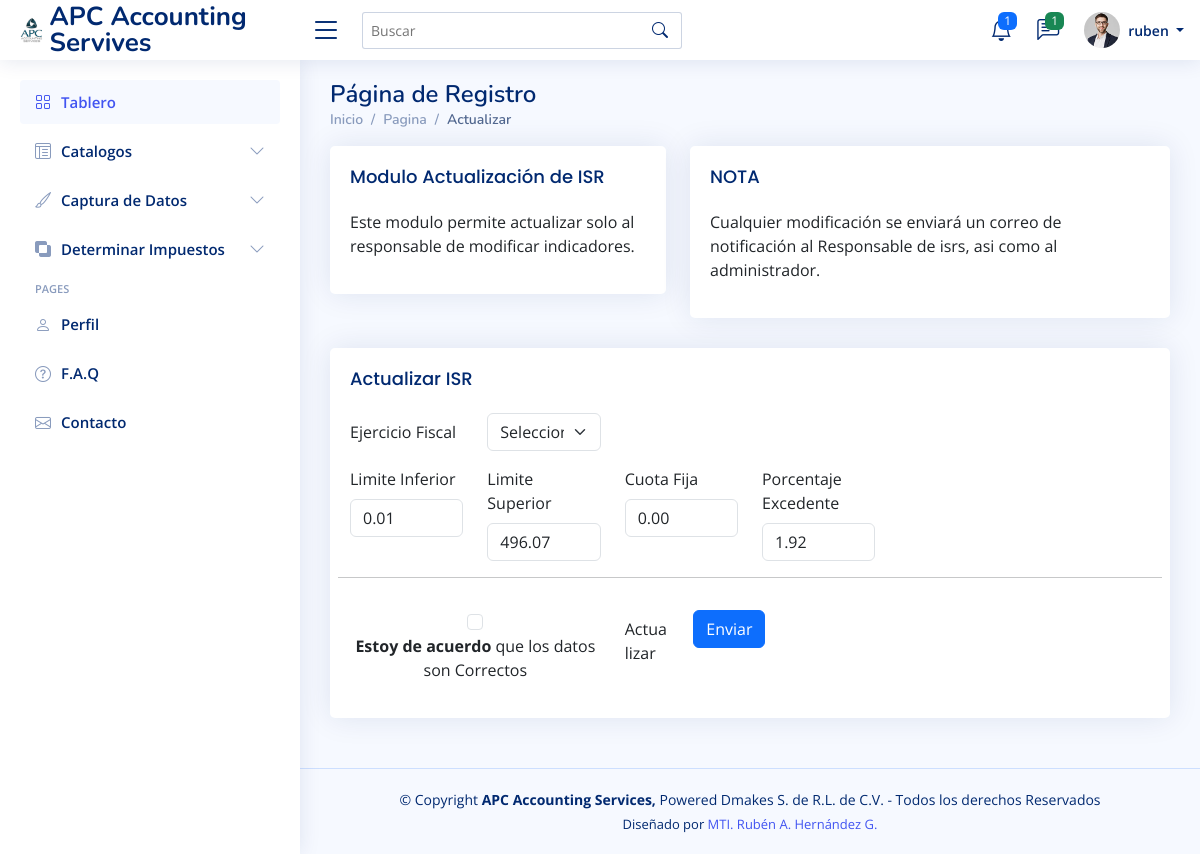
Page /pages-isrs.php?id=1 (signed in) on the committed database.
### tables this page shows
CREATE TABLE `tabla_isr` (
  `id` int(11) NOT NULL,
  `anio` varchar(4) NOT NULL,
  `fila` int(11) NOT NULL,
  `li` varchar(12) NOT NULL,
  `ls` varchar(12) NOT NULL,
  `cuota` varchar(12) NOT NULL,
  `por` varchar(5) NOT NULL,
  `estatus` varchar(12) NOT NULL
);

### php/isr.php (called while the page is built, shortened)
<?php
   class isr extends Sql {
    private $li;
    private $ls;
    private $cuota;
    private $por;
    public function setli( $li)
    {
    	$this->li = $li;
    }
    public function setls( $ls)
    {
    	$this->ls = $ls;
    }
    public function setcuota( $cuota)
    {
    	$this->cuota = $cuota;
    }
    public function setpor( $por)
    {
    	$this->por = $por;
    }
    public function getli(){
    	return $this->li;
    }
    public function getls(){
    	return $this->ls;
    }
    public function getcuota(){
    	return $this->cuota;
    }
    public function getpor(){
    	return $this->por;
    }
    public static function obtenerporid($id){
        $sqlhelper = new Sql();
        $sqlhelper->conectar();
        $sql = "SELECT * FROM tabla_isr WHERE id =".$id;
        $resultado = $sqlhelper->getmysqli()->query($sql);
        $isr_arreglo = $resultado->fetch_assoc();
        $isr = new isr();
        $isr->setid($isr_arreglo['id']);
        $isr->setanio($isr_arreglo['anio']);
        $isr->setfila($isr_arreglo['fila']);
        $isr->setli($isr_arreglo['li']);
        $isr->setls($isr_arreglo['ls']);
        $isr->setcuota($isr_arreglo['cuota']);
        $isr->setpor($isr_arreglo['por']);
        $isr->setestatus($isr_arreglo['estatus']);
        return $isr;
     }
 }
  ?>

### php/sql.php (called while the page is built)
<?php
   class Sql{
   	private $servidor='localhost';
   	private $usuario= 'adti';
   	private $pwd = 'Apcas123*';
   	private $bd = 'webdtax';
   	protected $mysqli = null;
   	public function conectar(){
   		$this->mysqli = new mysqli($this->servidor,$this->usuario,$this->pwd,$this->bd);
   	}
   	public function getmysqli(){
   		return $this->mysqli;
   	}
   }
 ?>

### pages-isrs.php (the view, shortened to what this page needs)
<?php
  include('php/sql.php');
  include('php/isr.php');
  $id = $_GET['id'];
  $isr = isr::obtenerporid($id);
  ?>
<!DOCTYPE html>
<html lang="es">
<head>
  <?php include "includes/scripts.php"; ?>
</head>
<body>
  <?php include "includes/header.php"; ?>
  <?php include "includes/sidebar.php"; ?>
  <main id="main" class="main">
    <div class="pagetitle">
      <h1>Página de Registro</h1>
      <nav>
        <ol class="breadcrumb">
          <li class="breadcrumb-item"><a href="index.php">Inicio</a></li>
          <li class="breadcrumb-item">Pagina</li>
          <li class="breadcrumb-item active">Actualizar</li>
        </ol>
      </nav>
    </div>
    <section class="section">
      <div class="row">
        <div class="col-lg-5">
          <div class="card">
            <div class="card-body">
              <h5 class="card-title">Modulo Actualización de ISR</h5>
              <p>Este modulo permite actualizar solo al responsable de modificar indicadores.</p>
            </div>
          </div>
        </div>
        <div class="col-lg-7">
          <div class="card">
            <div class="card-body">
              <h5 class="card-title">NOTA</h5>
              <p>Cualquier modificación se enviará un correo de notificación al Responsable de isrs, asi como al administrador.</p>
            </div>
          </div>
        </div>
      </div>
      <div class="row">
       <div class="col">
       <div class="card">
            <div class="card-body">
              <h5 class="card-title">Actualizar ISR</h5>
              <form role="form" action="php/cisr.php" method="POST">
              <div class="row mb-3">
                  <label class="col-sm-2 col-form-label">Ejercicio Fiscal</label>
                  <div class="col-sm-2">
                    <select class="form-select" aria-label="Default select example" name="anio">
                      <option selected>Seleccionar</option>
                    </select>
                  </div>
              </div>
              <div class="row mb-3">
                <div class="col-sm-2">
                  <label for="ene" class="form-label">Limite Inferior</label>
                  <input class="form-control" type="text" name="li" value="<?= $isr->getli(); ?>" >
                </div>
                <div class="col-sm-2">
                <label for="feb" class="form-label">Limite Superior</label>
                  <input class="form-control" type="text" name="ls" value="<?= $isr->getls(); ?>" >
                </div>
                <div class="col-sm-2">
                <label for="mar" class="form-label">Cuota Fija</label>
                  <input class="form-control" type="text" name="cuota" value="<?= $isr->getcuota(); ?>" >
                </div>
                <div class="col-sm-2">
                  <label for="abr" class="form-label">Porcentaje Excedente</label>
                  <input class="form-control" type="text" name="por" value="<?= $isr->getpor(); ?>" >
                </div>
              </div>
              <div class="row mb-3">
                <hr>
              </div>
                <div class="row mb-3">
                  <div class="col-sm-4 col-form-check text-center">
                    <input class="form-check-input" type="checkbox" value="" id="invalidCheck" required>
                    <label class="form-check-label" for="invalidCheck"><strong>Estoy de acuerdo </strong> que los datos son Correctos</label>
                  </div>
                  <label class="col-sm-1 col-form-label">Actualizar</label>
                  <div class="col-sm-3">
                    <button type="submit" class="btn btn-primary" name="enviar">Enviar</button>
                  </div>
                </div>
              </form>
            </div>
         </div>
       </div>
      </div>
    </section>
  </main>
  <?php include "includes/footer.php"; ?>
</body>
</html>

### assets/css/style.css (style rules this page uses)
:root { scroll-behavior: smooth; }
body { font-family: "Open Sans", sans-serif; background: #f6f9ff; color: #444444; }
a { color: #4154f1; text-decoration: none; }
h1, h2, h3, h4, h5, h6 { font-family: "Nunito", sans-serif; }
#main { margin-top: 60px; padding: 20px 30px; transition: all 0.3s; }
.pagetitle { margin-bottom: 10px; }
.pagetitle h1 { font-size: 24px; margin-bottom: 0; font-weight: 600; color: #012970; }
.card { margin-bottom: 30px; border: none; border-radius: 5px; box-shadow: 0px 0 30px rgba(1, 41, 112, 0.1); }
.card-title { padding: 20px 0 15px 0; font-size: 18px; font-weight: 500; color: #012970; font-family: "Poppins", sans-serif; }
.card-body { padding: 0 20px 20px 20px; }
.breadcrumb { font-size: 14px; font-family: "Nunito", sans-serif; color: #899bbd; font-weight: 600; }
.breadcrumb a { color: #899bbd; transition: 0.3s; }
.breadcrumb .breadcrumb-item::before { color: #899bbd; }
.breadcrumb .active { color: #51678f; font-weight: 600; }
@media (min-width: 1200px) { #main, #footer { margin-left: 300px; } }

### rows in the picture
tabla_isr: li "0.01", ls "496.07", cuota "0.00", por "1.92"

### other values in the picture
$_SESSION['usuario'] "ruben"
